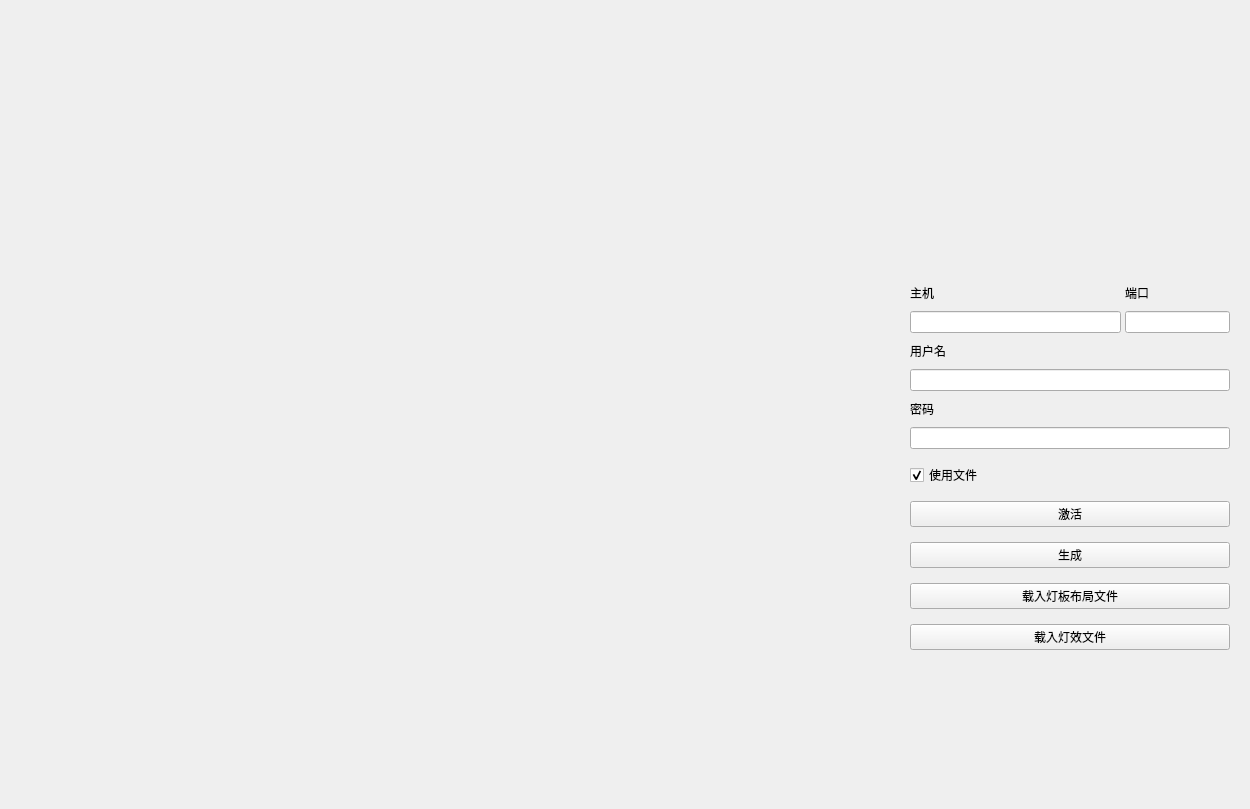
<?xml version="1.0" encoding="UTF-8"?>
<ui version="4.0">
 <class>Form</class>
 <widget class="QWidget" name="Form">
  <property name="geometry">
   <rect>
    <x>0</x>
    <y>0</y>
    <width>1250</width>
    <height>809</height>
   </rect>
  </property>
  <property name="minimumSize">
   <size>
    <width>700</width>
    <height>500</height>
   </size>
  </property>
  <property name="windowTitle">
   <string>Form</string>
  </property>
  <layout class="QHBoxLayout" name="horizontalLayout">
   <property name="spacing">
    <number>0</number>
   </property>
   <property name="leftMargin">
    <number>0</number>
   </property>
   <property name="topMargin">
    <number>0</number>
   </property>
   <property name="rightMargin">
    <number>0</number>
   </property>
   <property name="bottomMargin">
    <number>0</number>
   </property>
   <item>
    <widget class="ImageViewer" name="temp" native="true"/>
   </item>
   <item>
    <widget class="QWidget" name="widget" native="true">
     <property name="sizePolicy">
      <sizepolicy hsizetype="Preferred" vsizetype="Preferred">
       <horstretch>0</horstretch>
       <verstretch>0</verstretch>
      </sizepolicy>
     </property>
     <property name="minimumSize">
      <size>
       <width>360</width>
       <height>0</height>
      </size>
     </property>
     <property name="maximumSize">
      <size>
       <width>360</width>
       <height>16777215</height>
      </size>
     </property>
     <property name="styleSheet">
      <string notr="true">QLabel{
	font: 13px 'Microsoft YaHei'
}</string>
     </property>
     <layout class="QVBoxLayout" name="verticalLayout_2">
      <property name="spacing">
       <number>9</number>
      </property>
      <property name="leftMargin">
       <number>20</number>
      </property>
      <property name="topMargin">
       <number>20</number>
      </property>
      <property name="rightMargin">
       <number>20</number>
      </property>
      <property name="bottomMargin">
       <number>20</number>
      </property>
      <item>
       <spacer name="verticalSpacer">
        <property name="orientation">
         <enum>Qt::Vertical</enum>
        </property>
        <property name="sizeHint" stdset="0">
         <size>
          <width>20</width>
          <height>40</height>
         </size>
        </property>
       </spacer>
      </item>
      <item alignment="Qt::AlignHCenter">
       <widget class="QLabel" name="label_2">
        <property name="enabled">
         <bool>true</bool>
        </property>
        <property name="sizePolicy">
         <sizepolicy hsizetype="Preferred" vsizetype="Expanding">
          <horstretch>0</horstretch>
          <verstretch>0</verstretch>
         </sizepolicy>
        </property>
        <property name="minimumSize">
         <size>
          <width>100</width>
          <height>100</height>
         </size>
        </property>
        <property name="maximumSize">
         <size>
          <width>100</width>
          <height>100</height>
         </size>
        </property>
        <property name="text">
         <string/>
        </property>
        <property name="pixmap">
         <pixmap resource="resource/resource.qrc">:/images/logo.png</pixmap>
        </property>
        <property name="scaledContents">
         <bool>true</bool>
        </property>
       </widget>
      </item>
      <item>
       <spacer name="verticalSpacer_3">
        <property name="orientation">
         <enum>Qt::Vertical</enum>
        </property>
        <property name="sizeType">
         <enum>QSizePolicy::Fixed</enum>
        </property>
        <property name="sizeHint" stdset="0">
         <size>
          <width>20</width>
          <height>15</height>
         </size>
        </property>
       </spacer>
      </item>
      <item>
       <layout class="QGridLayout" name="gridLayout" columnstretch="2,1">
        <property name="horizontalSpacing">
         <number>4</number>
        </property>
        <property name="verticalSpacing">
         <number>9</number>
        </property>
        <item row="1" column="0">
         <widget class="LineEdit" name="lineEdit">
          <property name="placeholderText">
           <string/>
          </property>
          <property name="clearButtonEnabled">
           <bool>true</bool>
          </property>
         </widget>
        </item>
        <item row="0" column="0">
         <widget class="QLabel" name="label_3">
          <property name="text">
           <string>主机</string>
          </property>
         </widget>
        </item>
        <item row="1" column="1">
         <widget class="LineEdit" name="lineEdit_2">
          <property name="text">
           <string/>
          </property>
          <property name="placeholderText">
           <string/>
          </property>
          <property name="clearButtonEnabled">
           <bool>true</bool>
          </property>
         </widget>
        </item>
        <item row="0" column="1">
         <widget class="QLabel" name="label_4">
          <property name="text">
           <string>端口</string>
          </property>
         </widget>
        </item>
       </layout>
      </item>
      <item>
       <widget class="QLabel" name="label_5">
        <property name="text">
         <string>用户名</string>
        </property>
       </widget>
      </item>
      <item>
       <widget class="LineEdit" name="lineEdit_3">
        <property name="placeholderText">
         <string/>
        </property>
        <property name="clearButtonEnabled">
         <bool>true</bool>
        </property>
       </widget>
      </item>
      <item>
       <widget class="QLabel" name="label_6">
        <property name="text">
         <string>密码</string>
        </property>
       </widget>
      </item>
      <item>
       <widget class="LineEdit" name="lineEdit_4">
        <property name="echoMode">
         <enum>QLineEdit::Password</enum>
        </property>
        <property name="placeholderText">
         <string/>
        </property>
        <property name="clearButtonEnabled">
         <bool>true</bool>
        </property>
       </widget>
      </item>
      <item>
       <spacer name="verticalSpacer_5">
        <property name="orientation">
         <enum>Qt::Vertical</enum>
        </property>
        <property name="sizeType">
         <enum>QSizePolicy::Fixed</enum>
        </property>
        <property name="sizeHint" stdset="0">
         <size>
          <width>20</width>
          <height>5</height>
         </size>
        </property>
       </spacer>
      </item>
      <item>
       <widget class="CheckBox" name="checkBox">
        <property name="text">
         <string>使用文件</string>
        </property>
        <property name="checked">
         <bool>true</bool>
        </property>
       </widget>
      </item>
      <item>
       <spacer name="verticalSpacer_4">
        <property name="orientation">
         <enum>Qt::Vertical</enum>
        </property>
        <property name="sizeType">
         <enum>QSizePolicy::Fixed</enum>
        </property>
        <property name="sizeHint" stdset="0">
         <size>
          <width>20</width>
          <height>5</height>
         </size>
        </property>
       </spacer>
      </item>
      <item>
       <widget class="PrimaryPushButton" name="pushButton">
        <property name="text">
         <string>激活</string>
        </property>
       </widget>
      </item>
      <item>
       <spacer name="verticalSpacer_6">
        <property name="orientation">
         <enum>Qt::Vertical</enum>
        </property>
        <property name="sizeType">
         <enum>QSizePolicy::Fixed</enum>
        </property>
        <property name="sizeHint" stdset="0">
         <size>
          <width>20</width>
          <height>6</height>
         </size>
        </property>
       </spacer>
      </item>
      <item>
       <widget class="HyperlinkButton" name="pushButton_2">
        <property name="text">
         <string>生成</string>
        </property>
       </widget>
      </item>
      <item>
       <spacer name="verticalSpacer_7">
        <property name="orientation">
         <enum>Qt::Vertical</enum>
        </property>
        <property name="sizeType">
         <enum>QSizePolicy::Fixed</enum>
        </property>
        <property name="sizeHint" stdset="0">
         <size>
          <width>20</width>
          <height>6</height>
         </size>
        </property>
       </spacer>
      </item>
      <item>
       <widget class="PrimaryPushButton" name="pushButton_3">
        <property name="text">
         <string>载入灯板布局文件</string>
        </property>
       </widget>
      </item>
      <item>
       <spacer name="verticalSpacer_8">
        <property name="orientation">
         <enum>Qt::Vertical</enum>
        </property>
        <property name="sizeType">
         <enum>QSizePolicy::Fixed</enum>
        </property>
        <property name="sizeHint" stdset="0">
         <size>
          <width>20</width>
          <height>6</height>
         </size>
        </property>
       </spacer>
      </item>
      <item>
       <widget class="PrimaryPushButton" name="pushButton_4">
        <property name="text">
         <string>载入灯效文件</string>
        </property>
       </widget>
      </item>
      <item>
       <spacer name="verticalSpacer_2">
        <property name="orientation">
         <enum>Qt::Vertical</enum>
        </property>
        <property name="sizeHint" stdset="0">
         <size>
          <width>20</width>
          <height>40</height>
         </size>
        </property>
       </spacer>
      </item>
     </layout>
    </widget>
   </item>
  </layout>
 </widget>
 <customwidgets>
  <customwidget>
   <class>LineEdit</class>
   <extends>QLineEdit</extends>
   <header>qfluentwidgets</header>
  </customwidget>
  <customwidget>
   <class>CheckBox</class>
   <extends>QCheckBox</extends>
   <header>qfluentwidgets</header>
  </customwidget>
  <customwidget>
   <class>PrimaryPushButton</class>
   <extends>QPushButton</extends>
   <header>qfluentwidgets</header>
  </customwidget>
  <customwidget>
   <class>HyperlinkButton</class>
   <extends>QPushButton</extends>
   <header>qfluentwidgets</header>
  </customwidget>
  <customwidget>
   <class>ImageViewer</class>
   <extends>QWidget</extends>
   <header location="global">create_logic</header>
   <container>1</container>
  </customwidget>
 </customwidgets>
 <resources>
  <include location="resource/resource.qrc"/>
  <include location="../resource.qrc"/>
 </resources>
 <connections/>
</ui>
